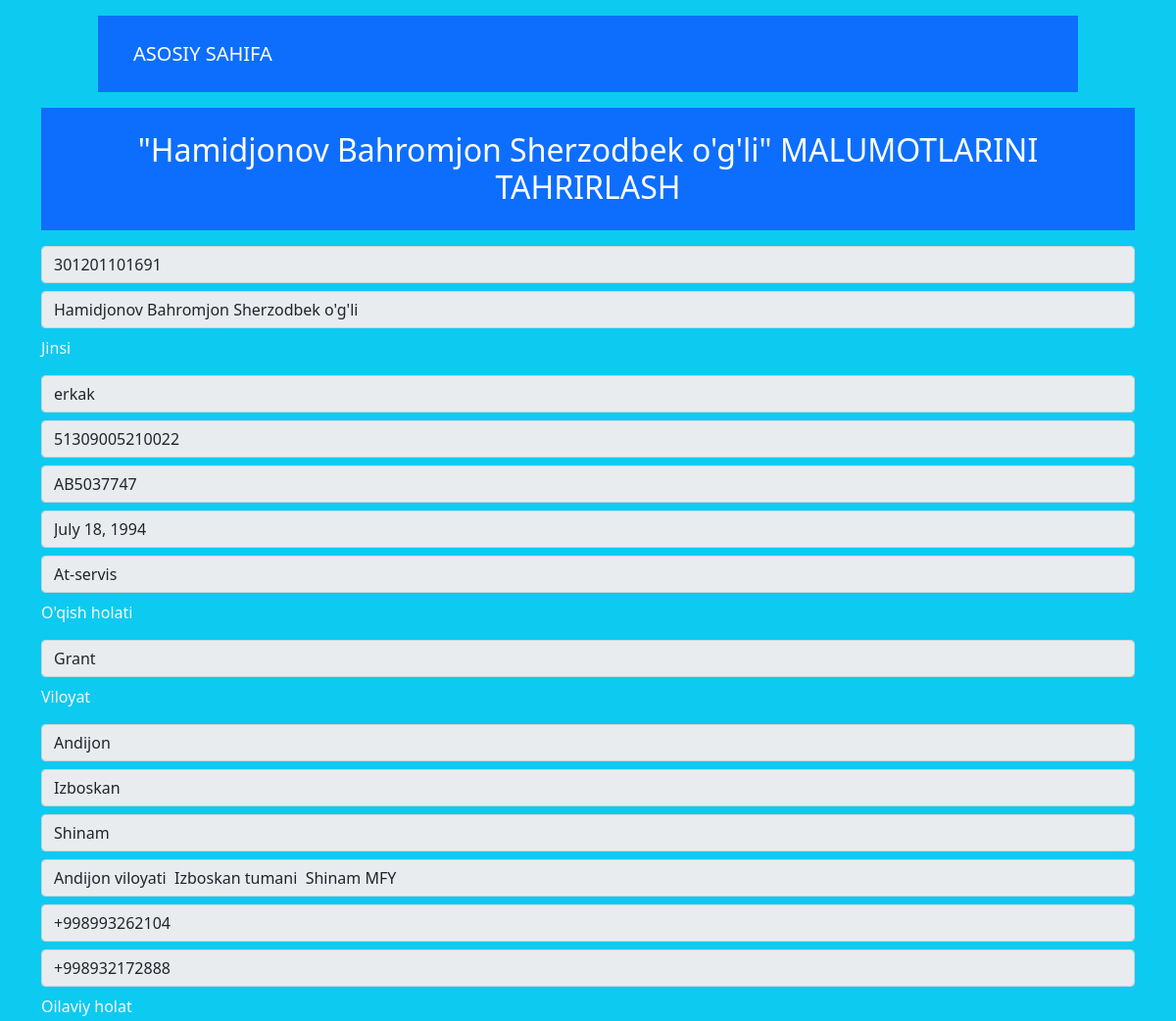
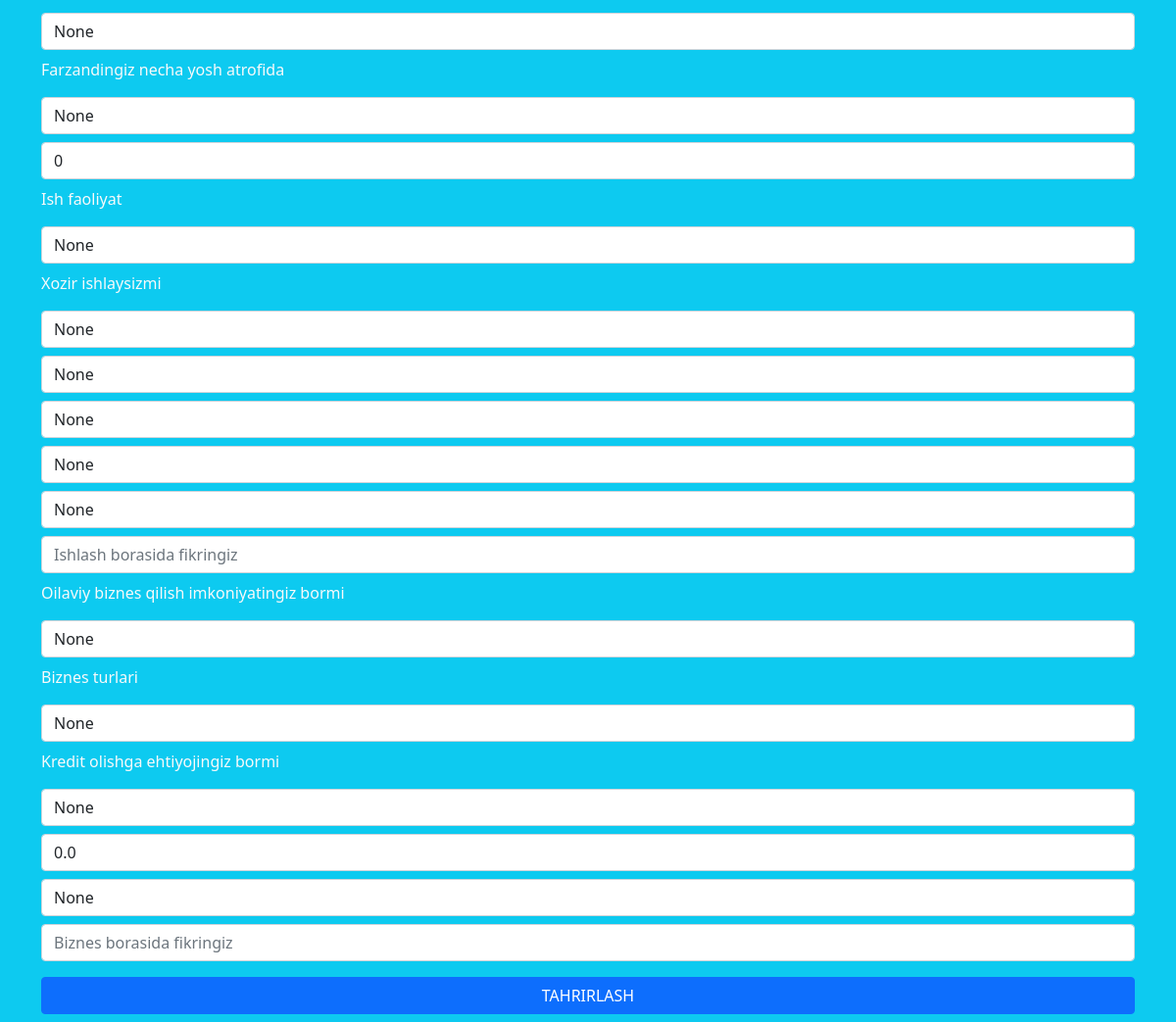
Screenshot of /update/2 with the database file from the repository (2 pictures, top to bottom).
### app/models.py (models this page shows, shortened)
class Talabalar(models.Model):
    hemis_id = models.IntegerField(verbose_name="Hemis Id", help_text="Bu yerga faqat raqam yozish kerak !")
    fish = models.CharField(max_length=100, verbose_name="Bitiruvchi to'liq ismi", blank=False, null=False)
    jinsi = models.CharField(max_length=5, verbose_name="Bitiruvchi jinsi", blank=False, null=False)
    pasport_jshshr = models.IntegerField(verbose_name="Bitiruvchi pasport jshshr raqami", help_text="Bu yerga faqat raqam yozish kerak")
    pasport_seriya = models.CharField(max_length=9, verbose_name="Bitiruvchi pasport seriya belgilari", blank=False, null=False)
    tugilgan_sana = models.DateField(auto_now_add=False, auto_now=False, verbose_name="Bitiruvchi tug'ilgan sanasi", help_text="shu tariqa yozing 2000-03-09", blank=True)
    yonalish_nomi = models.CharField(max_length=100, verbose_name="Bitiruvchi mutaxassisligi (yo'nalishi)", help_text="Iltimos to'liq nomini yozing", blank=False, null=False)
    grant_kontrakt = models.CharField(max_length=22, verbose_name="O'qish turi", help_text="Grand yoki Kontrakt", blank=False, null=False)
    viloyat = models.CharField(max_length=25, verbose_name="Bitiruvchi viloyati", blank=False, null=False)
    tuman = models.CharField(max_length=80, verbose_name="Bitiruvchi tumani", blank=False, null=False)
    mfy = models.CharField(max_length=80, verbose_name="Bitiruvchi MFY nomi", blank=False, null=False)
    umumiy_manzil = models.CharField(max_length=200, blank=False, verbose_name="Bitiruvchi to'liq manzili", help_text="viloyati tumani mahallasi kocha nomi", null=False)
    telefon1 = models.CharField(max_length=13, verbose_name="Bitiruvchi telefon raqami", help_text="1-telefon raqam", blank=False, null=False)
    telefon2 = models.CharField(max_length=14, verbose_name="Bitiruvchi telefon raqami", help_text="2-telefon raqam", blank=False, null=False)
    oila = models.CharField(max_length=18, verbose_name="Oilaviy holati", help_text="turmush qurgan yoki qurmagan", blank=True, null=True)
    farzand = models.CharField(max_length=12, verbose_name="Farzandingiz yoshi", help_text="nechi yosh atrofida", blank=True, null=True)
    farzand_yoshi = models.IntegerField(verbose_name="Farzandingiz yoshi", help_text="frazandingiz yo'q bo'lsa iltimos 0 raqamini kiriting ")
    ish_faoliyat = models.CharField(max_length=30, verbose_name="Ish faoliyatingiz", help_text="buyruq asosida, soatbay yoki ishsiz shulardan birini yozing", blank=True, null=True)
    xozirgi_ish = models.CharField(max_length=3, verbose_name="Xozirgi ishlaysizmi", help_text="ha yoki yoq", blank=True, null=True)
    ish_manzil = models.CharField(max_length=200, verbose_name="Ish joyingiz manzili", help_text="iltimos to'liq kiritng", blank=True, null=True)
    ish_masofa = models.CharField(max_length=20, verbose_name="Ish joyingizgacha masofa", help_text="uyingizdan ishingizgacha masofa", blank=True, null=True)
    lavozim = models.CharField(max_length=15, verbose_name="Ish joyingizdagi lavozimingiz", blank=True, null=True)
    qaysi_tizimda_ishlash = models.CharField(max_length=120, verbose_name="Qaysi tizimda ishlamoqchisiz", help_text="agar hozirda ishsiz bo'lsangiz kelajakda qaysi tizimda ishlamoqchisiz", blank=True, null=True)
    qoshimcha_izoh = models.TextField(verbose_name="Ishlash borasida izoxingiz", help_text="to'liqroq va aniqroq", blank=True, null=True)
    oilaviy_biznes = models.CharField(max_length=3, verbose_name="Oilaviz biznesga imkoniyatingiz bormi", help_text="ha yoki yo'q", blank=True, null=True)
    oilaviy_biznes2 = models.CharField(max_length=22, verbose_name="Qaysi biznes bilan shug'ullanmoqchisiz", help_text="dehqonchilik chorvachilik, ...", blank=True, null=True)
    kredit_olish = models.CharField(max_length=3, verbose_name="Kredit olishga ehtiyojingiz bormi", blank=True, help_text="ha yoki yo'q", null=True)
    kredit_summa = models.FloatField(verbose_name="Kredit miqdorini kiritng", help_text="agra kredit olmoqchi bo'lmasangiz iltimos 0 sonini kiritng")
    kredit_maqsad = models.CharField(max_length=150, verbose_name="Kredit olishdan maqsadingiz", help_text="maqsadingiz haqida qisqacha", blank=True, null=True)
    biznes_izox = models.TextField(verbose_name="Biznes qilish borasida izoxlaringiz", help_text="to'liqroq va aniqroq", blank=True, null=True)
    objects = models.Manager()

### app/views.py (the view, shortened to what this page needs)
# urls.py: path('update/<id>', views.update, name='update'),
def update(request, id):  # sourcery skip: extract-method, remove-unreachable-code
    d = Talabalar.objects.get(id=id)
    context = {
        "d":d
    }
    return render(request, 'edit.html', context)

### templates/edit.html (shortened to what this page needs)
<!doctype html>
<html lang="en">
  <head>
    <link href="https://cdn.jsdelivr.net/npm/bootstrap@5.1.3/dist/css/bootstrap.min.css" rel="stylesheet">
  </head>
  <body class=" bg-info text-light">
        <nav class="bg-primary p-4 mt-3 col-10 mx-auto navbar-expand-lg navbar-dark bg-primary">
          <div class="container-fluid">
            <a class="navbar-brand" href="/">ASOSIY SAHIFA</a>
          </div>
        </nav>
        <div class="container ">
            <div class="row">
                <div>
                    <h2 class="text-white bg-primary text-center p-4 mt-3 col-12 mx-auto  d-inline-block">"{{d.fish}}" MALUMOTLARINI TAHRIRLASH</h2>
                    <br>
                    <form action="/update/{{d.id}}" method="post">
                        <div class="form-group">
                            <input class="form-control mt-2" placeholder="Hemis raqami" name="hemis_id" value="{{d.hemis_id}}" disabled>
                        </div>
                        <div class="form-group">
                            <input class="form-control mt-2" placeholder="Familya Ism Sharif" name="fish" value="{{d.fish}}" disabled>
                        </div>
                        <div class="form-group ">
                            <p class="mt-2">Jinsi</p>
                            <select id="jinsi" class="form-control mt-2" name="jinsi" disabled>
                              <option selected >{{d.jinsi}}</option>
                            </select>
                        </div>
                        <div class="form-group">
                            <input class="form-control mt-2" placeholder="Pasport jshshr raqami" name="pasport_jshshr" value="{{d.pasport_jshshr}}" disabled>
                        </div>
                        <div class="form-group">
                            <input class="form-control mt-2" placeholder="Pasport seriya raqami" name="pasport_seriya" value="{{d.pasport_seriya}}" disabled>
                        </div>
                        <div class="form-group">
                            <input class="form-control mt-2" placeholder="Tug'ilgan sanangiz (2000-02-23) Iltimos avval yil keyin oy keyin esa kun kiriting" name="tugilgan_sana" value="{{d.tugilgan_sana}}" disabled>
                        </div>
                        <div class="form-group">
                            <input class="form-control mt-2" placeholder="Yo'nalishi (mutaxassislik) nomi" name="yonalish_nomi" value="{{d.yonalish_nomi}}" disabled>
                        </div>
                        <div class="form-group col-12">
                            <p class="mt-2">O'qish holati</p>
                            <select id="grant_kontrakt" class="form-control mt-2" name="gk"  disabled>
                              <option selected>{{d.grant_kontrakt}}</option>
                            </select>
                        </div>
                            <div class="form-group col-12">
                                <p class="mt-2">Viloyat</p>
                                <select id="viloyat" class="form-control mt-2" name="viloyat" disabled>
                                  <option selected>{{d.viloyat}}</option>
                                </select>
                            </div>
                        <div class="form-group">
                            <input class="form-control mt-2" placeholder="Tuman" name="tuman" value="{{d.tuman}}" disabled>
                        </div>
                        <div class="form-group">
                            <input class="form-control mt-2" placeholder="MFY" name="mfy" value="{{d.mfy}}" disabled>
                        </div>
                        <div class="form-group">
                            <input class="form-control mt-2" placeholder="To'liq manzil" name="umumiy_manzil" value="{{d.umumiy_manzil}}" disabled>
                        </div>
                        <div class="form-group">
                            <input class="form-control mt-2" placeholder="1-telefon raqam" name="telefon1" value="{{d.telefon1}}" disabled>
                        </div>
                        <div class="form-group">
                            <input class="form-control mt-2" placeholder="2-telefon raqam" name="telefon2" value="{{d.telefon2}}" disabled>
                        </div>
                        <div class="form-group col-12">
                            <p class="mt-2">Oilaviy holat</p>
                            <select id="oila" class="form-control mt-2" name="oila">
                              <option selected>{{d.oila}}</option>
                            </select>
                        </div>
                        <div class="form-group col-12">
                            <p class="mt-2">Farzandingiz necha yosh atrofida</p>
                            <select id="farzand" class="form-control mt-2" name="farzand">
                              <option selected>{{d.farzand}}</option>
                            </select>
                        </div>
                        <div class="form-group">
                            <input class="form-control mt-2" placeholder="Farzandingiz yoshini to'liq kiriting" name="farzand_yoshi" value="{{d.farzand_yoshi}}">
                        </div>
                        <div class="form-group col-12">
                            <p class="mt-2">Ish faoliyat</p>
                            <select id="ish_faoliyat" class="form-control mt-0" name="ish_faoliyat">
                              <option selected>{{d.ish_faoliyat}}</option>
                            </select>
                        </div>
                        <div class="form-group col-12">
                            <p class="mt-2">Xozir ishlaysizmi</p>
                            <select id="xozirgi_ish" class="form-control mt-2" name="xozirgi_ish">
                              <option selected>{{d.xozirgi_ish}}</option>
                            </select>
                        </div>
                        <div class="form-group">
                            <input class="form-control mt-2" placeholder="Ish joyingiz manzili" name="ish_manzil" value="{{d.ish_manzil}}">
                        </div>
                        <div class="form-group">
                            <input class="form-control mt-2" placeholder="Ish joyingizgacha masofa" name="ish_masofa" value="{{d.ish_masofa}}">
                        </div>
                        <div class="form-group">
                            <input class="form-control mt-2" placeholder="Ish joyingizdagi lavozimingiz" name="lavozim" value="{{d.lavozim}}">
                        </div>
                        <div class="form-group">
                            <input class="form-control mt-2" placeholder="Qaysi tizimda ishlagan bo'lar edingiz" name="qaysi_tizimda_ishlash" value="{{d.qaysi_tizimda_ishlash}}">
                        </div>
                        <div class="form-group">
                            <input class="form-control mt-2" name="qoshimcha_izoh" value="{{d.qoshimcha_izoh}}" placeholder="Ishlash borasida fikringiz">
                          </div>
                        <div class="form-group col-12">
                            <p class="mt-2">Oilaviy biznes qilish imkoniyatingiz bormi</p>
                            <select id="oilaviy_biznes" class="form-control mt-2" name="oilaviy_biznes">
                              <option selected>{{d.oilaviy_biznes}}</option>
                            </select>
                        </div>
                        <div class="form-group col-12">
                            <p class="mt-2">Biznes turlari</p>
                            <select id="oilaviy_biznes2" class="form-control mt-2" name="oilaviy_biznes2">
                              <option selected>{{d.oilaviy_biznes2}}</option>
                            </select>
                        </div>
                        <div class="form-group col-12">
                            <p class="mt-2">Kredit olishga ehtiyojingiz bormi</p>
                            <select id="kredit_olish" class="form-control mt-2" name="kredit_olish">
                              <option selected>{{d.kredit_olish}}</option>
                            </select>
                        </div>
                        <div class="form-group">
                            <input class="form-control mt-2" placeholder="Qancha kredit summa olmoqchisiz" name="kredit_summa" value="{{d.kredit_summa}}">
                        </div>
                        <div class="form-group">
                            <input class="form-control mt-2" placeholder="Kredit olishdan maqsadingiz" name="kredit_maqsad" value="{{d.kredit_maqsad}}">
                        </div>
                        <div class="form-group">
                            <input class="form-control mt-2" name="biznes_izox" value="{{d.biznes_izox}}" placeholder="Biznes borasida fikringiz">
                        </div>
                        <div class="d-grid gap-2 mt-3">
                            <button class="btn btn-primary mb-2" type="submit">TAHRIRLASH</button>
                          </div>
                    </form>
                </div>
            </div>
        </div>
  </body>
</html>

### rows the page displays
Talabalar: fish "Hamidjonov Bahromjon Sherzodbek o'g'li", hemis_id "301201101691", jinsi "erkak", pasport_jshshr "51309005210022", pasport_seriya "AB5037747", tugilgan_sana "July 18, 1994", yonalish_nomi "At-servis", gk "Grant", viloyat "Andijon", tuman "Izboskan", mfy "Shinam", umumiy_manzil "Andijon viloyati Izboskan tumani Shinam MFY", telefon1 "+998993262104", telefon2 "+998932172888", oila "None", farzand "None", farzand_yoshi "0", ish_faoliyat "None", xozirgi_ish "None", ish_manzil "None", ish_masofa "None", lavozim "None", qaysi_tizimda_ishlash "None", oilaviy_biznes "None", oilaviy_biznes2 "None", kredit_olish "None", kredit_summa "0.0", kredit_maqsad "None"
